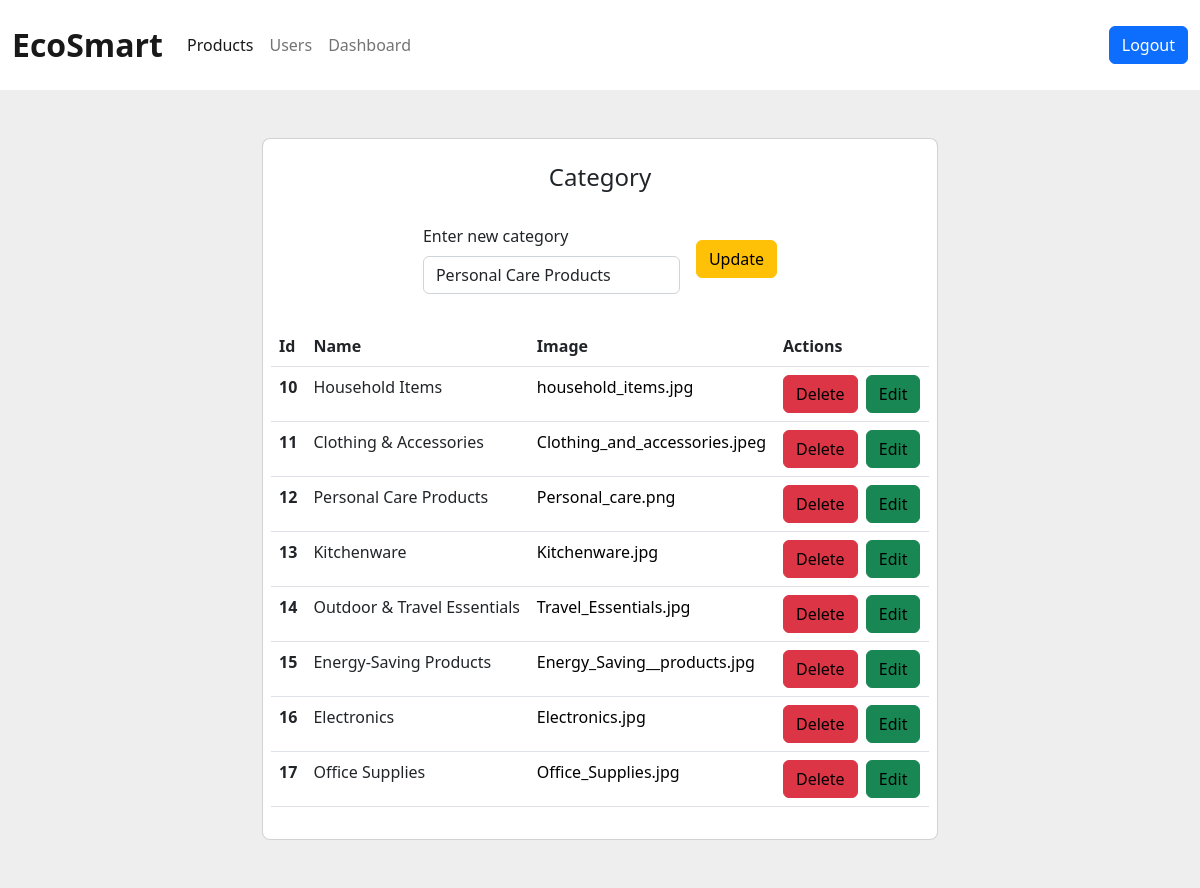
The page /admin/manage_category/edit/12 on the database its author committed.
### vault.py (models this page shows, shortened)
class Category(Base):
    __tablename__ = 'categories'
    id = Column(Integer, primary_key=True, autoincrement=True)
    name = Column('name',String)
    image = Column('image',String)
    date = Column('date',String)

### admin_routes.py (the view)
@app.route('/admin/manage_category/edit/<int:cid>', methods=['POST', 'GET'])
def category_edit(cid):
    if request.method == 'POST':
        agent.query(Category).filter(Category.id == cid).update({
            Category.name: request.form['name']
        })
        agent.commit()
        return redirect('/admin/manage_category/')
    elif request.method == 'GET':
        category = agent.query(Category).filter(Category.id == cid).first()
        return render_template('admin/edit_category.html', category=category, categories=agent.query(Category).all())

### templates/admin/edit_category.html (shortened to what this page needs)
<!DOCTYPE html>
<html lang="en">
  <head>
    <link
      href="https://cdn.jsdelivr.net/npm/bootstrap@5.2.0-beta1/dist/css/bootstrap.min.css"
      rel="stylesheet"
    />
    <link
      rel="stylesheet"
      type="text/css"
      href="{{ url_for('static',filename='styles/header.css') }}"
    />
  </head>
  <body>
    <nav class="navbar navbar-expand-lg bg-body py-3">
      <div class="container">
        <a class="navbar-brand" href="/admin"
          ><span class="fs-2"><strong>EcoSmart</strong></span></a
        >
        <div class="collapse navbar-collapse" id="navcol-1">
          <ul class="navbar-nav me-auto">
            <li class="nav-item">
              <a class="nav-link active" href="/admin/product_handler"
                >Products</a
              >
            </li>
            <li class="nav-item">
              <a class="nav-link" href="/admin/userbase">Users</a>
            </li>
            <li class="nav-item">
              <a class="nav-link" href="/admin/dashboard">Dashboard</a>
            </li>
          </ul>
          <button class="btn btn-primary" type="button">
            <a href="/logout" class="text-decoration-none text-white">Logout</a>
          </button>
        </div>
      </div>
    </nav>
    <section class="vh-50" style="background-color: #eee">
      <div class="container py-5 h-100">
        <div class="row d-flex justify-content-center align-items-center h-100">
          <div class="col col-lg-9 col-xl-7">
            <div class="card rounded-3">
              <div class="card-body p-2">
                <h4 class="text-center my-3 pb-3">Category</h4>
                <form
                  class="row row-cols-lg-auto g-3 justify-content-center align-items-center mb-4 pb-2"
                  method="POST"
                  enctype="multipart/form-data"
                >
                  <div class="col-12">
                    <div class="form-outline">
                      <label class="form-label" for="form1"
                        >Enter new category</label
                      >
                      <input
                        type="text"
                        id="form1"
                        class="form-control"
                        name="name"
                        placeholder="Category Name"
                        value="{{category.name}}"
                      />
                    </div>
                  </div>
                  <div class="col-10">
                    <button type="submit" class="btn btn-warning">
                      Update
                    </button>
                  </div>
                </form>
                <table class="table mb-4">
                  <thead>
                    <tr>
                      <th scope="col">Id</th>
                      <th scope="col">Name</th>
                      <th scope="col">Image</th>
                      <th scope="col">Actions</th>
                    </tr>
                  </thead>
                  <tbody>
                    {% for category in categories %}
                    <tr>
                      <th scope="row">{{category.id}}</th>
                      <td>{{category.name}}</td>
                      <td>
                        <a
                          href="http://127.0.0.1:5000/static/assets/categories/{{category.image}}"
                          target="blank"
                          >{{category.image}}</a
                        >
                      </td>
                      <td>
                        <button type="submit" class="btn btn-danger">
                          <a
                            href="/admin/manage_category/delete/{{category.id}}"
                            style="background-color: #dc3545"
                            >Delete</a
                          >
                        </button>
                        <button type="submit" class="btn btn-success ms-1">
                          <a
                            href="/admin/manage_category/edit/{{category.id}}"
                            style="background-color: #198754"
                            >Edit</a
                          >
                        </button>
                      </td>
                    </tr>
                    {% endfor %}
                  </tbody>
                </table>
              </div>
            </div>
          </div>
        </div>
      </div>
    </section>
  </body>
</html>

### static/styles/header.css (style rules this page uses)
a { text-decoration: none; color: black; text-align: center; }

### templates/admin/edit_category.html (style rules this page uses)
.container { max-width: 100%; }

### rows shown on the page
Category: name "Personal Care Products", id "12", image "Personal_care.png"
Category: id "10", name "Household Items", image "household_items.jpg"
Category: id "11", name "Clothing & Accessories", image "Clothing_and_accessories.jpeg"
Category: id "13", name "Kitchenware", image "Kitchenware.jpg"
Category: id "14", name "Outdoor & Travel Essentials", image "Travel_Essentials.jpg"
Category: id "15", name "Energy-Saving Products", image "Energy_Saving__products.jpg"
Category: id "16", name "Electronics", image "Electronics.jpg"
Category: id "17", name "Office Supplies", image "Office_Supplies.jpg"
